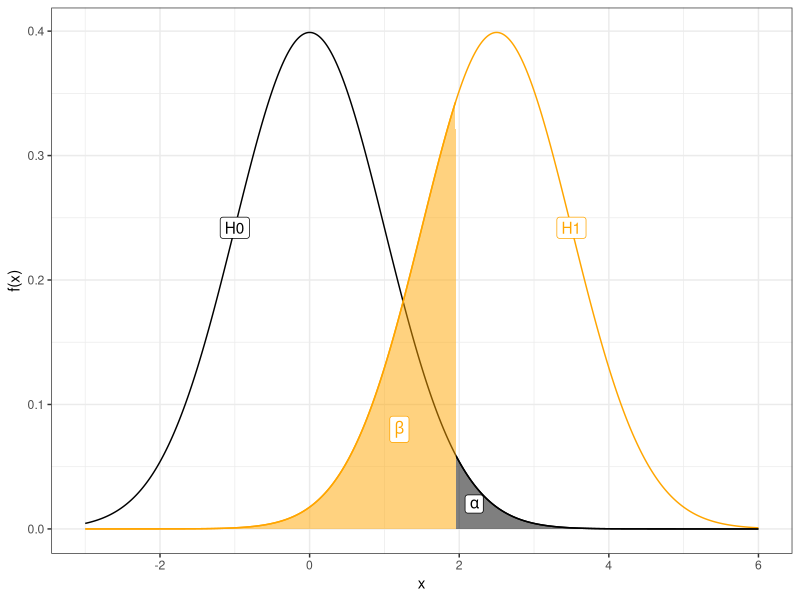
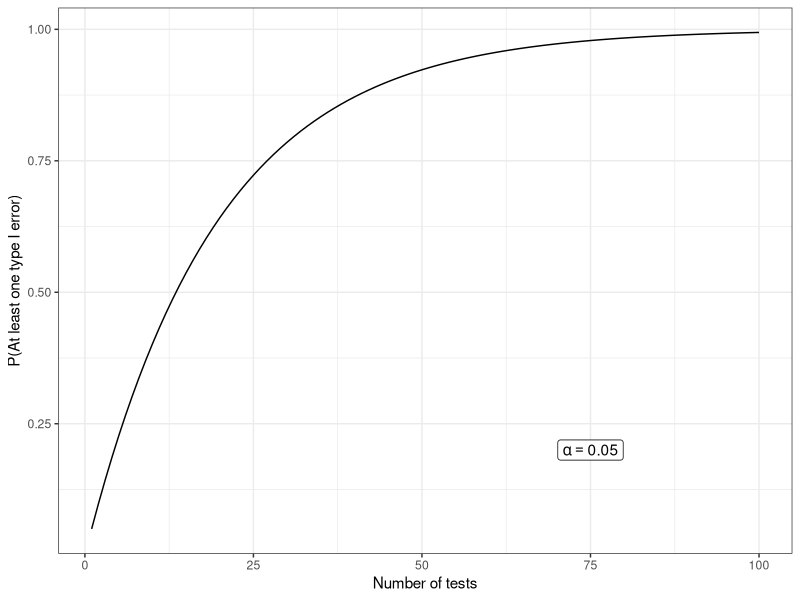

Generate these figures, in order, with R:
## ---- chunk 1
library(tidyverse)
library(kableExtra)
options(digits=4)
## ---- chunk 2
#| label: tbl-errortypes2
#| tbl-cap: "The outcome of a statistical test is either to accept or reject the null hypothesis H0. The test result might agree with the truth or not, either H0 is true or false. TN - true negative, TP - true positive, FN - false negative, FP - false positive."
kable(matrix(c("", "H0 is true", "H0 is false", "Accept H0", "TN", "Type II error, miss, FN", "Reject H0", "Type I error, false alarm, FP", "TP"), byrow=F, ncol=3)) %>% kable_styling(full_width = FALSE, bootstrap_options = "bordered", position="center")
## ---- chunk 3
#| label: fig-alphabeta
#| fig-cap: "The probability density functions under H0 and H1, respectively. The probability  of type I error ($\\alpha$) and type II error ($\\beta$) are indicated."
#| fig-width: 5
x<-seq(-3,6,0.01)
d <- 2.5
q=qnorm(0.975)
df <- data.frame(x=x, h=rep(c("H0", "H1"), each=length(x))) |> mutate(m=c(H0=0, H1=d)[h], f=dnorm(x, m, 1))
ggplot(df, aes(x=x, y=f, color=h, fill=h)) + geom_line()  + geom_area(data=df %>% filter(x>q, h=="H0"), alpha=0.5)  + geom_area(data=df %>% filter(x<q, h=="H1"), alpha=0.5) + xlab("x") + ylab("f(x)") + theme_bw() + scale_color_manual("", guide="none", values=c("black", "orange")) + scale_fill_manual("", guide="none", values=c("black", "orange")) + annotate("label", x=d+1, y=dnorm(1,0,1), label="H1", color="orange") + annotate("label", x=-1, y=dnorm(1,0,1), label="H0", color="black") + annotate("label", x=2.2, y=0.02, label="alpha", parse=TRUE) + annotate("label", x=1.2, y=0.08, label="beta", parse=TRUE, color="orange")
## ---- chunk 4
a=0.05
k <- 1:100
ggplot(data.frame(k=k, p = 1-(1-a)^k), aes(x=k, y=p)) + geom_line() + xlab("Number of tests") + ylab("P(At least one type I error)") + theme_bw() + annotate("label", x=75, y=0.2, label="alpha == 0.05", parse=TRUE)
## ---- chunk 5
kable(matrix(c("", "H0 is true", "H0 is false", "Accept H0", "TN", "FN", "Reject H0", "FP", "TP"), byrow=3, ncol=3)) %>% kable_styling(font_size=14)
## ---- chunk 6
p <- sort(c(1.7e-8, 5.8e-8, 3.4e-7, 9.1e-7, 1.0e-6, 2.4e-6, 3.6e-5, 2.3e-5, 2.3e-4, 2.2e-4, 8.9e-3,7.3e-4, 0.0045, 0.0032, 0.0087, 0.012, 0.014, 0.045, 0.08, 0.23))
kable(data.frame(`p-value`=sprintf("%.3g", p), `adj p (Bonferroni)` = p.adjust(p, "bonferroni", 10000), `q-value (B-H)`=p.adjust(p, "BH", 10000), check.names=FALSE))
